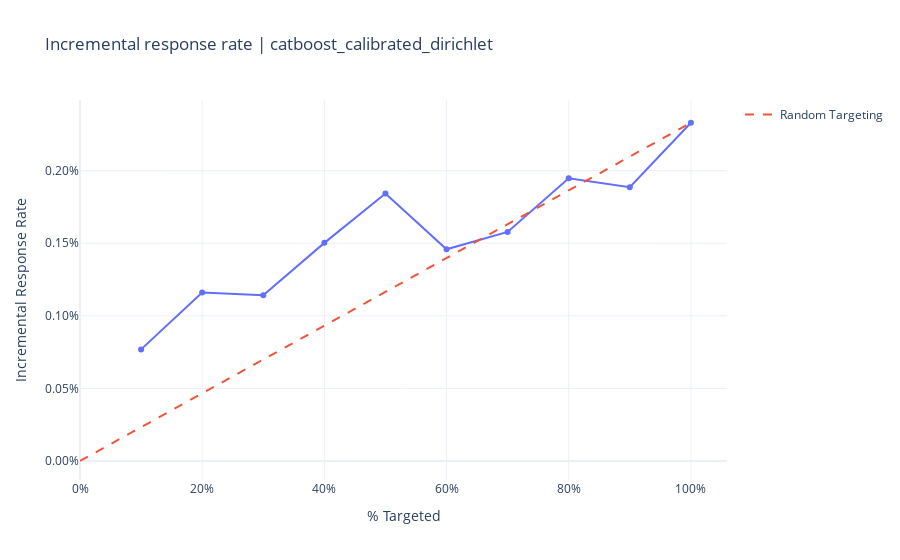
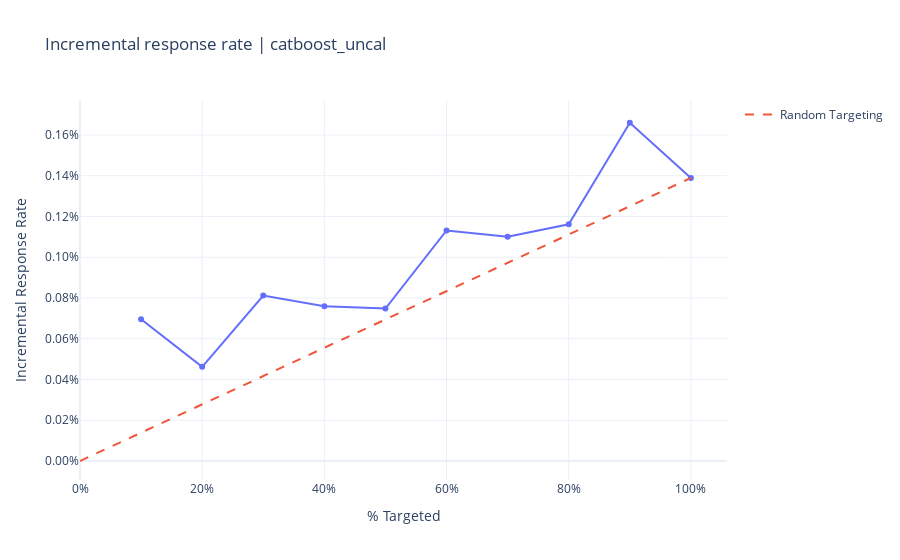
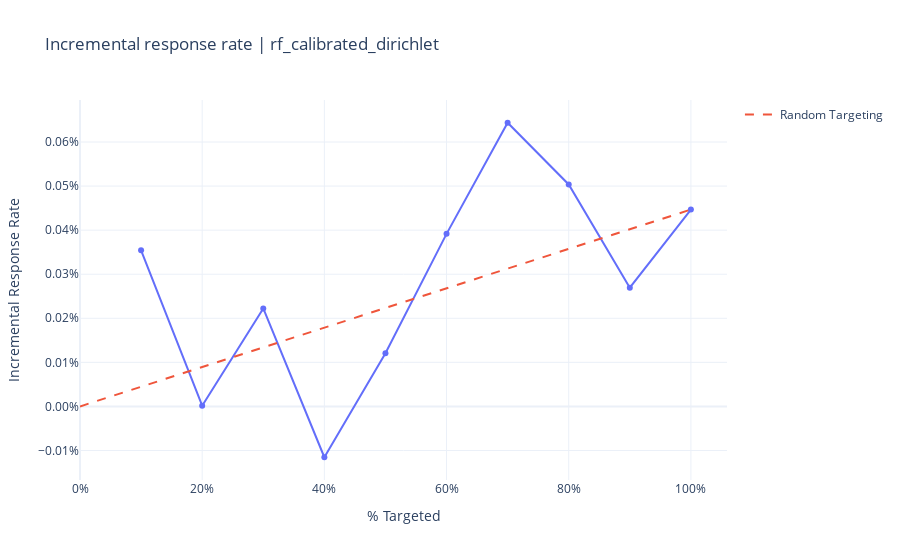
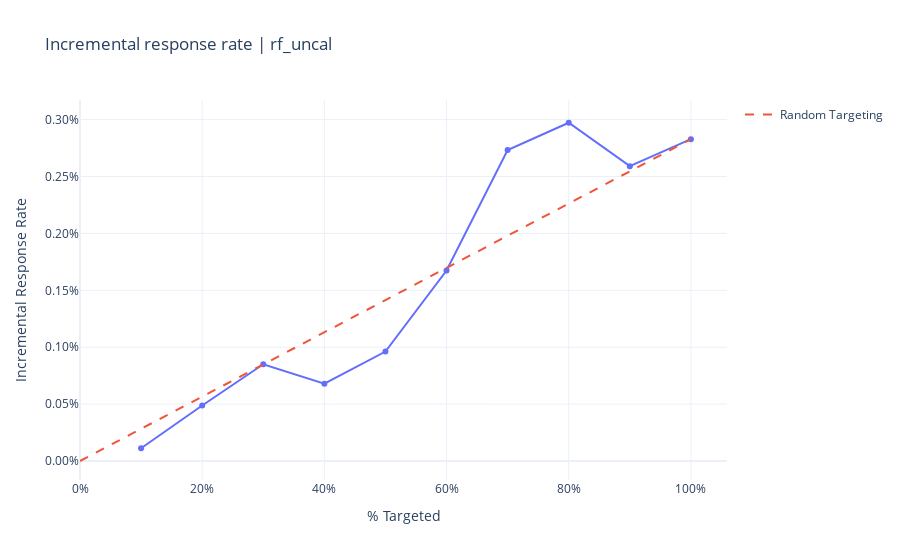

Notebook source saved alongside these figures, in order:
### Code cell
for model, g in qini_bins_by_model.groupby("model"):
    fig = plot_incremental_response_rate(g)
    fig.update_layout(title=f"Incremental response rate | {model}")
    fig.show()

### Figure 1 — Plotly figure (JSON) as saved in the notebook; plotly's stock layout.template omitted (floating-point values rounded to 4 significant figures)
{"data": [{"hovertemplate": "% Targeted=%{x}<br>Incremental Response Rate=%{y}<extra></extra>", "legendgroup": "", "line": {"color": "#636efa", "dash": "solid"}, "marker": {"symbol": "circle"}, "mode": "lines+markers", "name": "", "orientation": "v", "showlegend": false, "type": "scatter", "x": [0.1, 0.2, 0.3, 0.4, 0.5, 0.6, 0.7, 0.8, 0.9, 1.0], "xaxis": "x", "y": [0.0007689, 0.001161, 0.001142, 0.001503, 0.001843, 0.001458, 0.001578, 0.001947, 0.001885, 0.00233], "yaxis": "y"}, {"line": {"dash": "dash"}, "mode": "lines", "name": "Random Targeting", "type": "scatter", "x": [0, 1], "y": [0, 0.00233]}], "layout": {"legend": {"title": {"text": ""}, "tracegroupgap": 0}, "title": {"text": "Incremental response rate | catboost_calibrated_dirichlet"}, "xaxis": {"anchor": "y", "domain": [0, 1], "tickformat": ".0%", "title": {"text": "% Targeted"}}, "yaxis": {"anchor": "x", "domain": [0, 1], "tickformat": ".2%", "title": {"text": "Incremental Response Rate"}}}}

### Figure 2 — Plotly figure (JSON) as saved in the notebook; plotly's stock layout.template omitted (floating-point values rounded to 4 significant figures)
{"data": [{"hovertemplate": "% Targeted=%{x}<br>Incremental Response Rate=%{y}<extra></extra>", "legendgroup": "", "line": {"color": "#636efa", "dash": "solid"}, "marker": {"symbol": "circle"}, "mode": "lines+markers", "name": "", "orientation": "v", "showlegend": false, "type": "scatter", "x": [0.1, 0.2, 0.3, 0.4, 0.5, 0.6, 0.7, 0.8, 0.9, 1.0], "xaxis": "x", "y": [0.0006954, 0.0004623, 0.0008123, 0.0007598, 0.0007484, 0.001131, 0.0011, 0.001162, 0.00166, 0.001389], "yaxis": "y"}, {"line": {"dash": "dash"}, "mode": "lines", "name": "Random Targeting", "type": "scatter", "x": [0, 1], "y": [0, 0.001389]}], "layout": {"legend": {"title": {"text": ""}, "tracegroupgap": 0}, "title": {"text": "Incremental response rate | catboost_uncal"}, "xaxis": {"anchor": "y", "domain": [0, 1], "tickformat": ".0%", "title": {"text": "% Targeted"}}, "yaxis": {"anchor": "x", "domain": [0, 1], "tickformat": ".2%", "title": {"text": "Incremental Response Rate"}}}}

### Figure 3 — Plotly figure (JSON) as saved in the notebook; plotly's stock layout.template omitted (floating-point values rounded to 4 significant figures)
{"data": [{"hovertemplate": "% Targeted=%{x}<br>Incremental Response Rate=%{y}<extra></extra>", "legendgroup": "", "line": {"color": "#636efa", "dash": "solid"}, "marker": {"symbol": "circle"}, "mode": "lines+markers", "name": "", "orientation": "v", "showlegend": false, "type": "scatter", "x": [0.1, 0.2, 0.3, 0.4, 0.5, 0.6, 0.7, 0.8, 0.9, 1.0], "xaxis": "x", "y": [0.0003544, 1.677e-06, 0.0002223, -0.0001153, 0.0001208, 0.0003916, 0.0006437, 0.0005037, 0.0002694, 0.0004468], "yaxis": "y"}, {"line": {"dash": "dash"}, "mode": "lines", "name": "Random Targeting", "type": "scatter", "x": [0, 1], "y": [0, 0.0004468]}], "layout": {"legend": {"title": {"text": ""}, "tracegroupgap": 0}, "title": {"text": "Incremental response rate | rf_calibrated_dirichlet"}, "xaxis": {"anchor": "y", "domain": [0, 1], "tickformat": ".0%", "title": {"text": "% Targeted"}}, "yaxis": {"anchor": "x", "domain": [0, 1], "tickformat": ".2%", "title": {"text": "Incremental Response Rate"}}}}

### Figure 4 — Plotly figure (JSON) as saved in the notebook; plotly's stock layout.template omitted (floating-point values rounded to 4 significant figures)
{"data": [{"hovertemplate": "% Targeted=%{x}<br>Incremental Response Rate=%{y}<extra></extra>", "legendgroup": "", "line": {"color": "#636efa", "dash": "solid"}, "marker": {"symbol": "circle"}, "mode": "lines+markers", "name": "", "orientation": "v", "showlegend": false, "type": "scatter", "x": [0.1, 0.2, 0.3, 0.4, 0.5, 0.6, 0.7, 0.8, 0.9, 1.0], "xaxis": "x", "y": [0.0001123, 0.0004874, 0.0008503, 0.0006797, 0.0009619, 0.001674, 0.002733, 0.002973, 0.002591, 0.002828], "yaxis": "y"}, {"line": {"dash": "dash"}, "mode": "lines", "name": "Random Targeting", "type": "scatter", "x": [0, 1], "y": [0, 0.002828]}], "layout": {"legend": {"title": {"text": ""}, "tracegroupgap": 0}, "title": {"text": "Incremental response rate | rf_uncal"}, "xaxis": {"anchor": "y", "domain": [0, 1], "tickformat": ".0%", "title": {"text": "% Targeted"}}, "yaxis": {"anchor": "x", "domain": [0, 1], "tickformat": ".2%", "title": {"text": "Incremental Response Rate"}}}}
